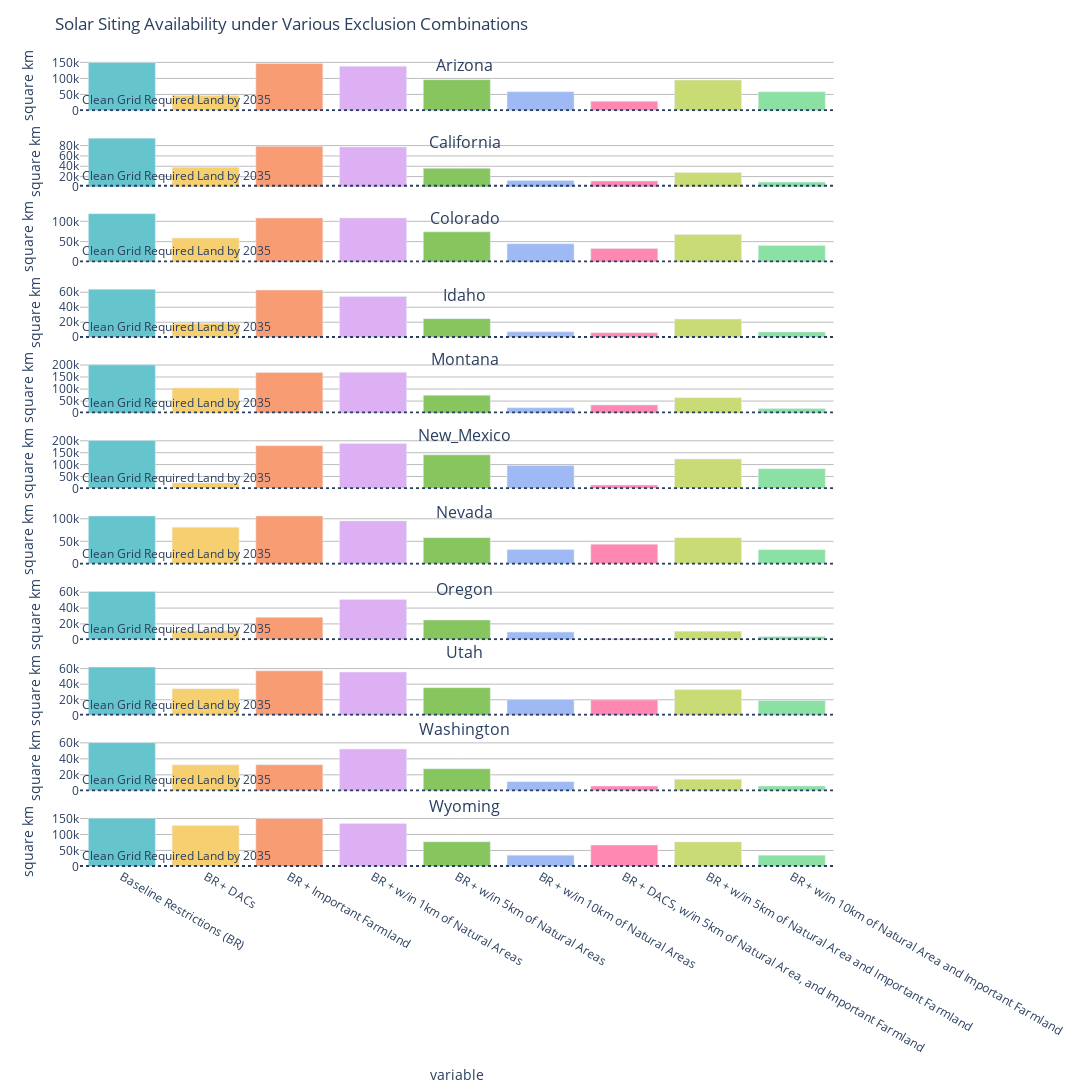

The code cell stored with this chart in its notebook:
### Code cell
fig = px.bar(solar_df, x="variable", y="value", color="variable",
             facet_row="region_name", width=1200, height=2000,
            facet_row_spacing=0.03,
            color_discrete_sequence=px.colors.qualitative.Pastel)
state_list = list(solar_df.region_name.unique())

fig.update_yaxes(matches=None, title="square km", showgrid = True,  gridcolor = '#bdbdbd')
fig.for_each_annotation(lambda a: a.update(text=a.text.split("=")[-1]))
fig.update_layout(showlegend=False, title='Solar Siting Availability under Various Exclusion Combinations',
                 uniformtext_minsize=18, uniformtext_mode='hide', plot_bgcolor = 'white', paper_bgcolor ='white')

for anno in fig['layout']['annotations']:
    anno['text']=''

start_y = 1.01
for state_label in state_label_list:
    fig.add_annotation(text=state_label,
                  xref="paper", yref="paper",
                  x=.5, y=start_y, showarrow=False, font=dict(size=16))
    start_y = start_y - .095 

row_no = 0
for i in cg_km_list:
    fig.add_hline(y=i, line_dash="dot", row=row_no,line_width=2,
          annotation_text='Clean Grid Required Land by 2035', 
          annotation_position="top left")
    if row_no == 0:
        row_no = 10
    else:
        row_no-=1

fig.show()
